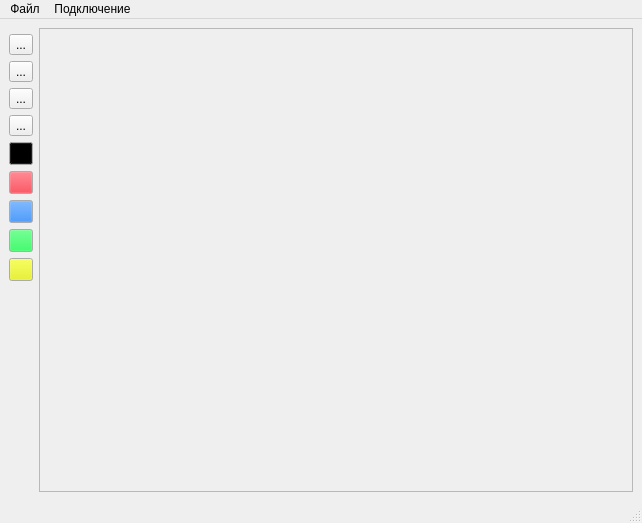
<?xml version="1.0" encoding="UTF-8"?>
<ui version="4.0">
 <class>MainWindow</class>
 <widget class="QMainWindow" name="MainWindow">
  <property name="geometry">
   <rect>
    <x>0</x>
    <y>0</y>
    <width>642</width>
    <height>523</height>
   </rect>
  </property>
  <property name="windowTitle">
   <string>MainWindow</string>
  </property>
  <widget class="QWidget" name="centralwidget">
   <layout class="QGridLayout" name="gridLayout">
    <item row="9" column="8">
     <widget class="QToolButton" name="color_green">
      <property name="palette">
       <palette>
        <active>
         <colorrole role="Button">
          <brush brushstyle="SolidPattern">
           <color alpha="255">
            <red>0</red>
            <green>249</green>
            <blue>60</blue>
           </color>
          </brush>
         </colorrole>
        </active>
        <inactive>
         <colorrole role="Button">
          <brush brushstyle="SolidPattern">
           <color alpha="255">
            <red>0</red>
            <green>249</green>
            <blue>60</blue>
           </color>
          </brush>
         </colorrole>
        </inactive>
        <disabled>
         <colorrole role="Button">
          <brush brushstyle="SolidPattern">
           <color alpha="255">
            <red>0</red>
            <green>249</green>
            <blue>60</blue>
           </color>
          </brush>
         </colorrole>
        </disabled>
       </palette>
      </property>
      <property name="text">
       <string/>
      </property>
     </widget>
    </item>
    <item row="4" column="8">
     <widget class="QToolButton" name="button_clear">
      <property name="text">
       <string>...</string>
      </property>
      <property name="icon">
       <iconset>
        <normaloff>Снимок экрана 2022-10-23 в 14.38.22.png</normaloff>Снимок экрана 2022-10-23 в 14.38.22.png</iconset>
      </property>
     </widget>
    </item>
    <item row="12" column="8">
     <spacer name="verticalSpacer">
      <property name="orientation">
       <enum>Qt::Vertical</enum>
      </property>
      <property name="sizeHint" stdset="0">
       <size>
        <width>20</width>
        <height>40</height>
       </size>
      </property>
     </spacer>
    </item>
    <item row="16" column="8">
     <spacer name="verticalSpacer_2">
      <property name="orientation">
       <enum>Qt::Vertical</enum>
      </property>
      <property name="sizeHint" stdset="0">
       <size>
        <width>20</width>
        <height>40</height>
       </size>
      </property>
     </spacer>
    </item>
    <item row="10" column="8">
     <widget class="QToolButton" name="color_yellow">
      <property name="palette">
       <palette>
        <active>
         <colorrole role="Button">
          <brush brushstyle="SolidPattern">
           <color alpha="255">
            <red>229</red>
            <green>242</green>
            <blue>0</blue>
           </color>
          </brush>
         </colorrole>
        </active>
        <inactive>
         <colorrole role="Button">
          <brush brushstyle="SolidPattern">
           <color alpha="255">
            <red>229</red>
            <green>242</green>
            <blue>0</blue>
           </color>
          </brush>
         </colorrole>
        </inactive>
        <disabled>
         <colorrole role="Button">
          <brush brushstyle="SolidPattern">
           <color alpha="255">
            <red>229</red>
            <green>242</green>
            <blue>0</blue>
           </color>
          </brush>
         </colorrole>
        </disabled>
       </palette>
      </property>
      <property name="text">
       <string/>
      </property>
     </widget>
    </item>
    <item row="7" column="8">
     <widget class="QToolButton" name="color_red">
      <property name="palette">
       <palette>
        <active>
         <colorrole role="Button">
          <brush brushstyle="SolidPattern">
           <color alpha="255">
            <red>255</red>
            <green>0</green>
            <blue>20</blue>
           </color>
          </brush>
         </colorrole>
        </active>
        <inactive>
         <colorrole role="Button">
          <brush brushstyle="SolidPattern">
           <color alpha="255">
            <red>255</red>
            <green>0</green>
            <blue>20</blue>
           </color>
          </brush>
         </colorrole>
        </inactive>
        <disabled>
         <colorrole role="Button">
          <brush brushstyle="SolidPattern">
           <color alpha="255">
            <red>255</red>
            <green>0</green>
            <blue>20</blue>
           </color>
          </brush>
         </colorrole>
        </disabled>
       </palette>
      </property>
      <property name="text">
       <string/>
      </property>
     </widget>
    </item>
    <item row="8" column="8">
     <widget class="QToolButton" name="color_blue">
      <property name="palette">
       <palette>
        <active>
         <colorrole role="Button">
          <brush brushstyle="SolidPattern">
           <color alpha="255">
            <red>0</red>
            <green>109</green>
            <blue>246</blue>
           </color>
          </brush>
         </colorrole>
        </active>
        <inactive>
         <colorrole role="Button">
          <brush brushstyle="SolidPattern">
           <color alpha="255">
            <red>0</red>
            <green>109</green>
            <blue>246</blue>
           </color>
          </brush>
         </colorrole>
        </inactive>
        <disabled>
         <colorrole role="Button">
          <brush brushstyle="SolidPattern">
           <color alpha="255">
            <red>0</red>
            <green>109</green>
            <blue>246</blue>
           </color>
          </brush>
         </colorrole>
        </disabled>
       </palette>
      </property>
      <property name="text">
       <string/>
      </property>
     </widget>
    </item>
    <item row="1" column="9" rowspan="16">
     <widget class="QScrollArea" name="scrollArea">
      <property name="enabled">
       <bool>true</bool>
      </property>
      <property name="autoFillBackground">
       <bool>false</bool>
      </property>
      <property name="widgetResizable">
       <bool>true</bool>
      </property>
      <widget class="QWidget" name="scrollAreaWidgetContents">
       <property name="geometry">
        <rect>
         <x>0</x>
         <y>0</y>
         <width>580</width>
         <height>452</height>
        </rect>
       </property>
      </widget>
     </widget>
    </item>
    <item row="2" column="8">
     <widget class="QToolButton" name="button_pencil">
      <property name="text">
       <string>...</string>
      </property>
      <property name="icon">
       <iconset>
        <normaloff>Снимок экрана 2022-10-23 в 14.31.55.png</normaloff>Снимок экрана 2022-10-23 в 14.31.55.png</iconset>
      </property>
     </widget>
    </item>
    <item row="6" column="8">
     <widget class="QToolButton" name="color_black">
      <property name="palette">
       <palette>
        <active>
         <colorrole role="Button">
          <brush brushstyle="SolidPattern">
           <color alpha="255">
            <red>0</red>
            <green>0</green>
            <blue>0</blue>
           </color>
          </brush>
         </colorrole>
        </active>
        <inactive>
         <colorrole role="Button">
          <brush brushstyle="SolidPattern">
           <color alpha="255">
            <red>0</red>
            <green>0</green>
            <blue>0</blue>
           </color>
          </brush>
         </colorrole>
        </inactive>
        <disabled>
         <colorrole role="Button">
          <brush brushstyle="SolidPattern">
           <color alpha="255">
            <red>0</red>
            <green>0</green>
            <blue>0</blue>
           </color>
          </brush>
         </colorrole>
        </disabled>
       </palette>
      </property>
      <property name="text">
       <string/>
      </property>
     </widget>
    </item>
    <item row="3" column="8">
     <widget class="QToolButton" name="button_eraser">
      <property name="text">
       <string>...</string>
      </property>
      <property name="icon">
       <iconset>
        <normaloff>Снимок экрана 2022-10-23 в 14.35.35.png</normaloff>Снимок экрана 2022-10-23 в 14.35.35.png</iconset>
      </property>
     </widget>
    </item>
    <item row="5" column="8">
     <widget class="QToolButton" name="button_fill">
      <property name="text">
       <string>...</string>
      </property>
      <property name="icon">
       <iconset>
        <normaloff>Снимок экрана 2022-10-24 в 12.19.14.png</normaloff>Снимок экрана 2022-10-24 в 12.19.14.png</iconset>
      </property>
     </widget>
    </item>
   </layout>
  </widget>
  <widget class="QStatusBar" name="statusbar"/>
  <widget class="QMenuBar" name="menubar">
   <property name="geometry">
    <rect>
     <x>0</x>
     <y>0</y>
     <width>642</width>
     <height>24</height>
    </rect>
   </property>
   <property name="Palette_1" stdset="0">
    <palette>
     <active/>
     <inactive/>
     <disabled/>
    </palette>
   </property>
   <widget class="QMenu" name="menu">
    <property name="title">
     <string>Файл</string>
    </property>
    <addaction name="action_import"/>
    <addaction name="action_export"/>
   </widget>
   <widget class="QMenu" name="menu_2">
    <property name="title">
     <string>Подключение</string>
    </property>
    <addaction name="action_connect"/>
    <addaction name="action_disconnect"/>
   </widget>
   <addaction name="menu"/>
   <addaction name="menu_2"/>
  </widget>
  <action name="action_import">
   <property name="text">
    <string>Импорт фото</string>
   </property>
  </action>
  <action name="action_export">
   <property name="text">
    <string>Экспорт фото</string>
   </property>
  </action>
  <action name="action_connect">
   <property name="text">
    <string>Подключить</string>
   </property>
  </action>
  <action name="action_disconnect">
   <property name="text">
    <string>Отключить</string>
   </property>
  </action>
 </widget>
 <resources/>
 <connections/>
</ui>
